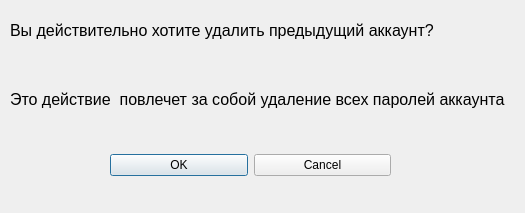
<?xml version="1.0" encoding="UTF-8"?>
<ui version="4.0">
 <class>Dialog</class>
 <widget class="QDialog" name="Dialog">
  <property name="geometry">
   <rect>
    <x>0</x>
    <y>0</y>
    <width>525</width>
    <height>213</height>
   </rect>
  </property>
  <property name="windowTitle">
   <string>Dialog</string>
  </property>
  <widget class="QWidget" name="verticalLayoutWidget">
   <property name="geometry">
    <rect>
     <x>10</x>
     <y>-1</y>
     <width>511</width>
     <height>131</height>
    </rect>
   </property>
   <layout class="QVBoxLayout" name="verticalLayout">
    <item>
     <widget class="QLabel" name="label">
      <property name="font">
       <font>
        <pointsize>12</pointsize>
       </font>
      </property>
      <property name="text">
       <string>Вы действительно хотите удалить предыдущий аккаунт?</string>
      </property>
     </widget>
    </item>
    <item>
     <widget class="QLabel" name="label_2">
      <property name="font">
       <font>
        <pointsize>12</pointsize>
       </font>
      </property>
      <property name="text">
       <string>Это действие  повлечет за собой удаление всех паролей аккаунта</string>
      </property>
     </widget>
    </item>
   </layout>
  </widget>
  <widget class="QWidget" name="horizontalLayoutWidget">
   <property name="geometry">
    <rect>
     <x>110</x>
     <y>130</y>
     <width>281</width>
     <height>71</height>
    </rect>
   </property>
   <layout class="QHBoxLayout" name="horizontalLayout">
    <item>
     <widget class="QPushButton" name="okey">
      <property name="text">
       <string>OK</string>
      </property>
     </widget>
    </item>
    <item>
     <widget class="QPushButton" name="cancel">
      <property name="text">
       <string>Cancel</string>
      </property>
     </widget>
    </item>
   </layout>
  </widget>
 </widget>
 <resources/>
 <connections/>
</ui>
